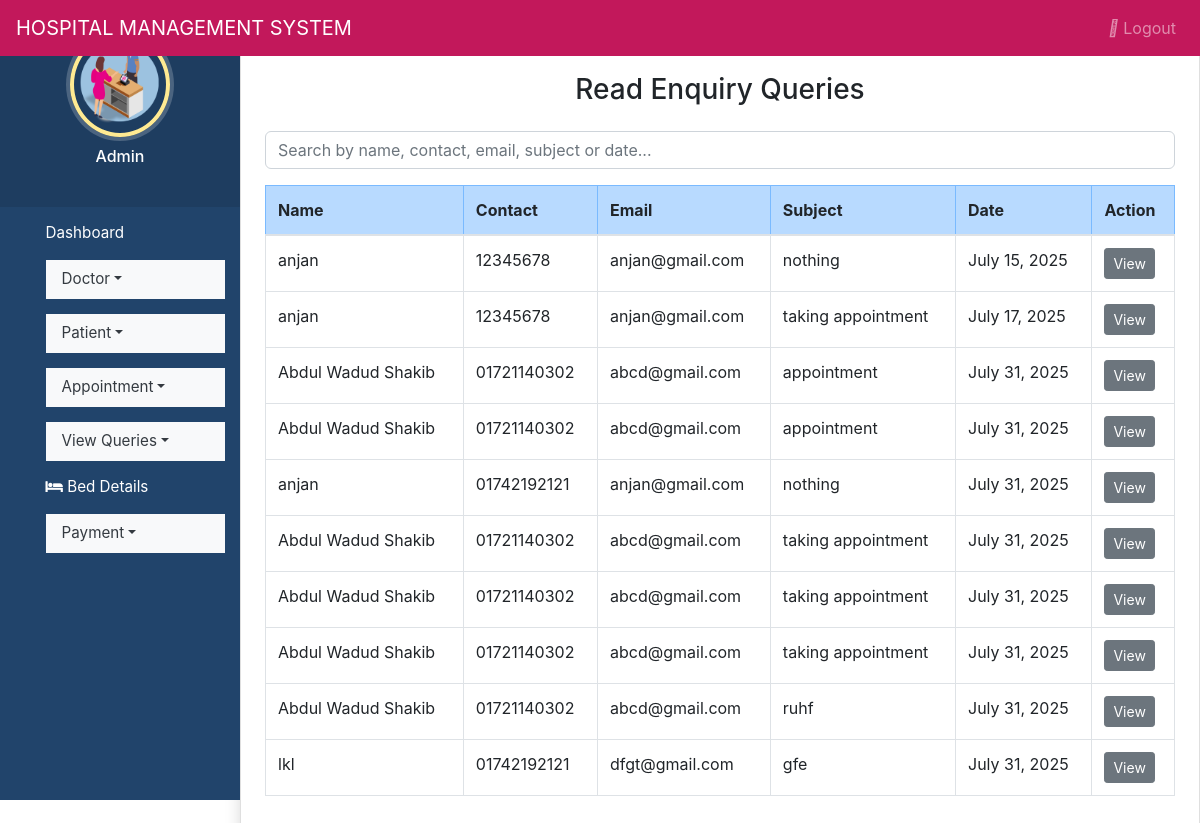
Page /read_queries (signed in) on the earlier database version.
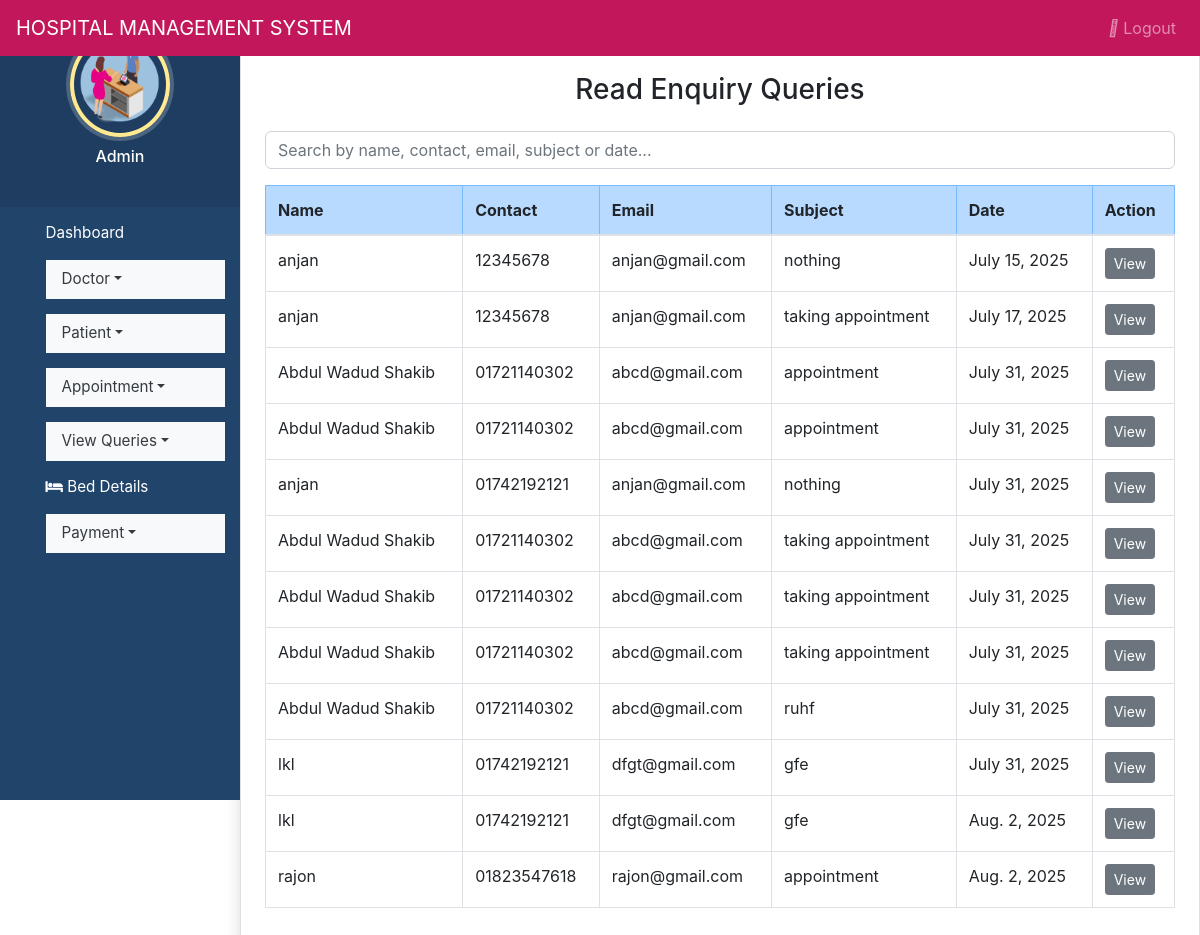
Same page on the later database version.
### hospitals/models.py (models this page shows, shortened)
class Contact(models.Model):
    name = models.CharField(max_length=100, null=True)
    contact = models.CharField(max_length=15, null=True)
    email = models.CharField(max_length=50, null=True)
    subject = models.CharField(max_length=100, null=True)
    message = models.CharField(max_length=300, null=True)
    msgdate = models.DateField(null=True)
    isread = models.CharField(max_length=10,null=True)

### hospitals/views.py (the view)
# urls.py: path('read_queries', read_queries, name='read_queries'),
def read_queries(request):
    if not request.user.is_authenticated:
        return redirect('login')
    contacts = Contact.objects.filter(isread="yes")
    return render(request, 'read_queries.html', {'contacts': contacts})

### hospitals/templates/read_queries.html (shortened to what this page needs)
{% extends 'admin_nav.html' %}
{% block content %}
<div class="container mt-5 card shadow p-4">
  <h3 class="text-center mb-4">Read Enquiry Queries</h3>
  <div class="mb-3">
    <input
      type="text"
      id="searchInput"
      class="form-control"
      placeholder="Search by name, contact, email, subject or date..."
      aria-label="Search enquiries"
    >
  </div>
  <table class="table table-bordered table-hover">
    <thead class="table-primary">
      <tr>
        <th>Name</th>
        <th>Contact</th>
        <th>Email</th>
        <th>Subject</th>
        <th>Date</th>
        <th>Action</th>
      </tr>
    </thead>
    <tbody id="contactTableBody">
      {% for contact in contacts %}
        <tr>
          <td>{{ contact.name }}</td>
          <td>{{ contact.contact }}</td>
          <td>{{ contact.email }}</td>
          <td>{{ contact.subject }}</td>
          <td>{{ contact.msgdate }}</td>
          <td>
            <a href="{% url 'view_query' contact.id %}" class="btn btn-secondary btn-sm">View</a>
          </td>
        </tr>
      {% empty %}
        <tr>
          <td colspan="6" class="text-center">No read queries.</td>
        </tr>
      {% endfor %}
    </tbody>
  </table>
</div>
{% endblock %}

Differences in the rows shown:
added Contact: name "lkl", contact "01742192121", email "dfgt@gmail.com", subject "gfe", msgdate "Aug. 2, 2025"
added Contact: name "rajon", contact "01823547618", email "rajon@gmail.com", subject "appointment", msgdate "Aug. 2, 2025"
